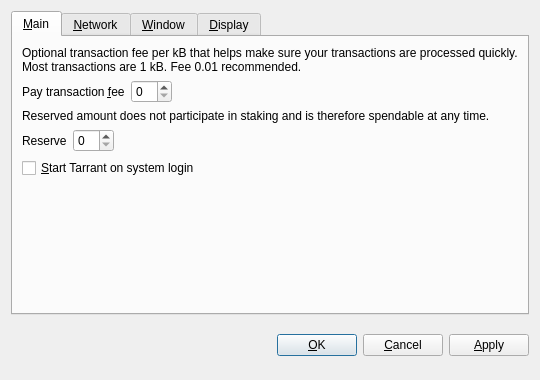
<?xml version="1.0" encoding="UTF-8"?>
<ui version="4.0">
 <class>OptionsDialog</class>
 <widget class="QDialog" name="OptionsDialog">
  <property name="geometry">
   <rect>
    <x>0</x>
    <y>0</y>
    <width>540</width>
    <height>380</height>
   </rect>
  </property>
  <property name="windowTitle">
   <string>Options</string>
  </property>
  <property name="modal">
   <bool>true</bool>
  </property>
  <layout class="QVBoxLayout" name="verticalLayout">
   <item>
    <widget class="QTabWidget" name="tabWidget">
     <property name="tabPosition">
      <enum>QTabWidget::North</enum>
     </property>
     <property name="currentIndex">
      <number>0</number>
     </property>
     <widget class="QWidget" name="tabMain">
      <attribute name="title">
       <string>&amp;Main</string>
      </attribute>
      <layout class="QVBoxLayout" name="verticalLayout_Main">
       <item>
        <widget class="QLabel" name="transactionFeeInfoLabel">
         <property name="text">
          <string>Optional transaction fee per kB that helps make sure your transactions are processed quickly. Most transactions are 1 kB. Fee 0.01 recommended.</string>
         </property>
         <property name="textFormat">
          <enum>Qt::PlainText</enum>
         </property>
         <property name="wordWrap">
          <bool>true</bool>
         </property>
        </widget>
       </item>
       <item>
        <layout class="QHBoxLayout" name="horizontalLayoutFee">
         <item>
          <widget class="QLabel" name="transactionFeeLabel">
           <property name="text">
            <string>Pay transaction &amp;fee</string>
           </property>
           <property name="textFormat">
            <enum>Qt::PlainText</enum>
           </property>
           <property name="buddy">
            <cstring>transactionFee</cstring>
           </property>
          </widget>
         </item>
         <item>
          <widget class="BitcoinAmountField" name="transactionFee"/>
         </item>
         <item>
          <spacer name="horizontalSpacerFee">
           <property name="orientation">
            <enum>Qt::Horizontal</enum>
           </property>
           <property name="sizeHint" stdset="0">
            <size>
             <width>40</width>
             <height>20</height>
            </size>
           </property>
          </spacer>
         </item>
        </layout>
       </item>
       <item>
        <widget class="QLabel" name="reserveBalanceInfoLabel">
         <property name="text">
          <string>Reserved amount does not participate in staking and is therefore spendable at any time.</string>
         </property>
         <property name="textFormat">
          <enum>Qt::PlainText</enum>
         </property>
         <property name="wordWrap">
          <bool>true</bool>
         </property>
        </widget>
       </item>
       <item>
        <layout class="QHBoxLayout" name="horizontalLayoutReserveBalance">
         <item>
          <widget class="QLabel" name="reserveBalanceLabel">
           <property name="text">
            <string>Reserve</string>
           </property>
           <property name="textFormat">
            <enum>Qt::PlainText</enum>
           </property>
           <property name="buddy">
            <cstring>reserveBalance</cstring>
           </property>
          </widget>
         </item>
         <item>
          <widget class="BitcoinAmountField" name="reserveBalance"/>
         </item>
         <item>
          <spacer name="horizontalSpacerReserveBalance">
           <property name="orientation">
            <enum>Qt::Horizontal</enum>
           </property>
           <property name="sizeHint" stdset="0">
            <size>
             <width>40</width>
             <height>20</height>
            </size>
           </property>
          </spacer>
         </item>
        </layout>
       </item>
       <item>
        <widget class="QCheckBox" name="bitcoinAtStartup">
         <property name="toolTip">
          <string>Automatically start Tarrant after logging in to the system.</string>
         </property>
         <property name="text">
          <string>&amp;Start Tarrant on system login</string>
         </property>
        </widget>
       </item>
       <item>
        <spacer name="verticalSpacer_Main">
         <property name="orientation">
          <enum>Qt::Vertical</enum>
         </property>
         <property name="sizeHint" stdset="0">
          <size>
           <width>20</width>
           <height>40</height>
          </size>
         </property>
        </spacer>
       </item>
      </layout>
     </widget>
     <widget class="QWidget" name="tabNetwork">
      <attribute name="title">
       <string>&amp;Network</string>
      </attribute>
      <layout class="QVBoxLayout" name="verticalLayout_Network">
       <item>
        <widget class="QCheckBox" name="mapPortUpnp">
         <property name="toolTip">
          <string>Automatically open the Tarrant client port on the router. This only works when your router supports UPnP and it is enabled.</string>
         </property>
         <property name="text">
          <string>Map port using &amp;UPnP</string>
         </property>
        </widget>
       </item>
       <item>
        <widget class="QCheckBox" name="connectSocks">
         <property name="toolTip">
          <string>Connect to the Tarrant network through a SOCKS proxy (e.g. when connecting through Tor).</string>
         </property>
         <property name="text">
          <string>&amp;Connect through SOCKS proxy:</string>
         </property>
        </widget>
       </item>
       <item>
        <layout class="QHBoxLayout" name="horizontalLayout_Network">
         <item>
          <widget class="QLabel" name="proxyIpLabel">
           <property name="text">
            <string>Proxy &amp;IP:</string>
           </property>
           <property name="textFormat">
            <enum>Qt::PlainText</enum>
           </property>
           <property name="buddy">
            <cstring>proxyIp</cstring>
           </property>
          </widget>
         </item>
         <item>
          <widget class="QValidatedLineEdit" name="proxyIp">
           <property name="maximumSize">
            <size>
             <width>140</width>
             <height>16777215</height>
            </size>
           </property>
           <property name="toolTip">
            <string>IP address of the proxy (e.g. 127.0.0.1)</string>
           </property>
          </widget>
         </item>
         <item>
          <widget class="QLabel" name="proxyPortLabel">
           <property name="text">
            <string>&amp;Port:</string>
           </property>
           <property name="textFormat">
            <enum>Qt::PlainText</enum>
           </property>
           <property name="buddy">
            <cstring>proxyPort</cstring>
           </property>
          </widget>
         </item>
         <item>
          <widget class="QLineEdit" name="proxyPort">
           <property name="maximumSize">
            <size>
             <width>55</width>
             <height>16777215</height>
            </size>
           </property>
           <property name="toolTip">
            <string>Port of the proxy (e.g. 9050)</string>
           </property>
          </widget>
         </item>
         <item>
          <widget class="QLabel" name="socksVersionLabel">
           <property name="text">
            <string>SOCKS &amp;Version:</string>
           </property>
           <property name="textFormat">
            <enum>Qt::PlainText</enum>
           </property>
           <property name="buddy">
            <cstring>socksVersion</cstring>
           </property>
          </widget>
         </item>
         <item>
          <widget class="QValueComboBox" name="socksVersion">
           <property name="toolTip">
            <string>SOCKS version of the proxy (e.g. 5)</string>
           </property>
          </widget>
         </item>
         <item>
          <spacer name="horizontalSpacer_Network">
           <property name="orientation">
            <enum>Qt::Horizontal</enum>
           </property>
           <property name="sizeHint" stdset="0">
            <size>
             <width>40</width>
             <height>20</height>
            </size>
           </property>
          </spacer>
         </item>
        </layout>
       </item>
       <item>
        <spacer name="verticalSpacer_Network">
         <property name="orientation">
          <enum>Qt::Vertical</enum>
         </property>
         <property name="sizeHint" stdset="0">
          <size>
           <width>20</width>
           <height>40</height>
          </size>
         </property>
        </spacer>
       </item>
      </layout>
     </widget>
     <widget class="QWidget" name="tabWindow">
      <attribute name="title">
       <string>&amp;Window</string>
      </attribute>
      <layout class="QVBoxLayout" name="verticalLayout_Window">
       <item>
        <widget class="QCheckBox" name="minimizeToTray">
         <property name="toolTip">
          <string>Show only a tray icon after minimizing the window.</string>
         </property>
         <property name="text">
          <string>&amp;Minimize to the tray instead of the taskbar</string>
         </property>
        </widget>
       </item>
       <item>
        <widget class="QCheckBox" name="minimizeOnClose">
         <property name="toolTip">
          <string>Minimize instead of exit the application when the window is closed. When this option is enabled, the application will be closed only after selecting Quit in the menu.</string>
         </property>
         <property name="text">
          <string>M&amp;inimize on close</string>
         </property>
        </widget>
       </item>
       <item>
        <spacer name="verticalSpacer_Window">
         <property name="orientation">
          <enum>Qt::Vertical</enum>
         </property>
         <property name="sizeHint" stdset="0">
          <size>
           <width>20</width>
           <height>40</height>
          </size>
         </property>
        </spacer>
       </item>
      </layout>
     </widget>
     <widget class="QWidget" name="tabDisplay">
      <attribute name="title">
       <string>&amp;Display</string>
      </attribute>
      <layout class="QVBoxLayout" name="verticalLayout_Display">
       <item>
        <layout class="QHBoxLayout" name="horizontalLayout_1_Display">
         <item>
          <widget class="QLabel" name="langLabel">
           <property name="text">
            <string>User Interface &amp;language:</string>
           </property>
           <property name="textFormat">
            <enum>Qt::PlainText</enum>
           </property>
           <property name="buddy">
            <cstring>lang</cstring>
           </property>
          </widget>
         </item>
         <item>
          <widget class="QValueComboBox" name="lang">
           <property name="toolTip">
            <string>The user interface language can be set here. This setting will take effect after restarting Tarrant.</string>
           </property>
          </widget>
         </item>
        </layout>
       </item>
       <item>
        <layout class="QHBoxLayout" name="horizontalLayout_2_Display">
         <item>
          <widget class="QLabel" name="unitLabel">
           <property name="text">
            <string>&amp;Unit to show amounts in:</string>
           </property>
           <property name="textFormat">
            <enum>Qt::PlainText</enum>
           </property>
           <property name="buddy">
            <cstring>unit</cstring>
           </property>
          </widget>
         </item>
         <item>
          <widget class="QValueComboBox" name="unit">
           <property name="toolTip">
            <string>Choose the default subdivision unit to show in the interface and when sending coins.</string>
           </property>
          </widget>
         </item>
        </layout>
       </item>
       <item>
        <widget class="QCheckBox" name="displayAddresses">
         <property name="toolTip">
          <string>Whether to show Tarrant addresses in the transaction list or not.</string>
         </property>
         <property name="text">
          <string>&amp;Display addresses in transaction list</string>
         </property>
        </widget>
       </item>
       <item>
        <widget class="QCheckBox" name="coinControlFeatures">
         <property name="toolTip">
          <string>Whether to show coin control features or not.</string>
         </property>
         <property name="text">
          <string>Display coin &amp;control features (experts only!)</string>
         </property>
        </widget>
       </item>
       <item>
        <spacer name="verticalSpacer_Display">
         <property name="orientation">
          <enum>Qt::Vertical</enum>
         </property>
         <property name="sizeHint" stdset="0">
          <size>
           <width>20</width>
           <height>40</height>
          </size>
         </property>
        </spacer>
       </item>
      </layout>
     </widget>
    </widget>
   </item>
   <item>
    <layout class="QHBoxLayout" name="horizontalLayout_Buttons">
     <item>
      <spacer name="horizontalSpacer_1">
       <property name="orientation">
        <enum>Qt::Horizontal</enum>
       </property>
       <property name="sizeHint" stdset="0">
        <size>
         <width>40</width>
         <height>48</height>
        </size>
       </property>
      </spacer>
     </item>
     <item>
      <widget class="QLabel" name="statusLabel">
       <property name="font">
        <font>
         <weight>75</weight>
         <bold>true</bold>
        </font>
       </property>
       <property name="text">
        <string/>
       </property>
       <property name="textFormat">
        <enum>Qt::PlainText</enum>
       </property>
       <property name="wordWrap">
        <bool>true</bool>
       </property>
      </widget>
     </item>
     <item>
      <spacer name="horizontalSpacer_2">
       <property name="orientation">
        <enum>Qt::Horizontal</enum>
       </property>
       <property name="sizeHint" stdset="0">
        <size>
         <width>40</width>
         <height>48</height>
        </size>
       </property>
      </spacer>
     </item>
     <item>
      <widget class="QPushButton" name="okButton">
       <property name="text">
        <string>&amp;OK</string>
       </property>
      </widget>
     </item>
     <item>
      <widget class="QPushButton" name="cancelButton">
       <property name="text">
        <string>&amp;Cancel</string>
       </property>
       <property name="autoDefault">
        <bool>false</bool>
       </property>
      </widget>
     </item>
     <item>
      <widget class="QPushButton" name="applyButton">
       <property name="text">
        <string>&amp;Apply</string>
       </property>
       <property name="autoDefault">
        <bool>false</bool>
       </property>
      </widget>
     </item>
    </layout>
   </item>
  </layout>
 </widget>
 <customwidgets>
  <customwidget>
   <class>BitcoinAmountField</class>
   <extends>QSpinBox</extends>
   <header>bitcoinamountfield.h</header>
  </customwidget>
  <customwidget>
   <class>QValueComboBox</class>
   <extends>QComboBox</extends>
   <header>qvaluecombobox.h</header>
  </customwidget>
  <customwidget>
   <class>QValidatedLineEdit</class>
   <extends>QLineEdit</extends>
   <header>qvalidatedlineedit.h</header>
  </customwidget>
 </customwidgets>
 <resources/>
 <connections/>
</ui>
